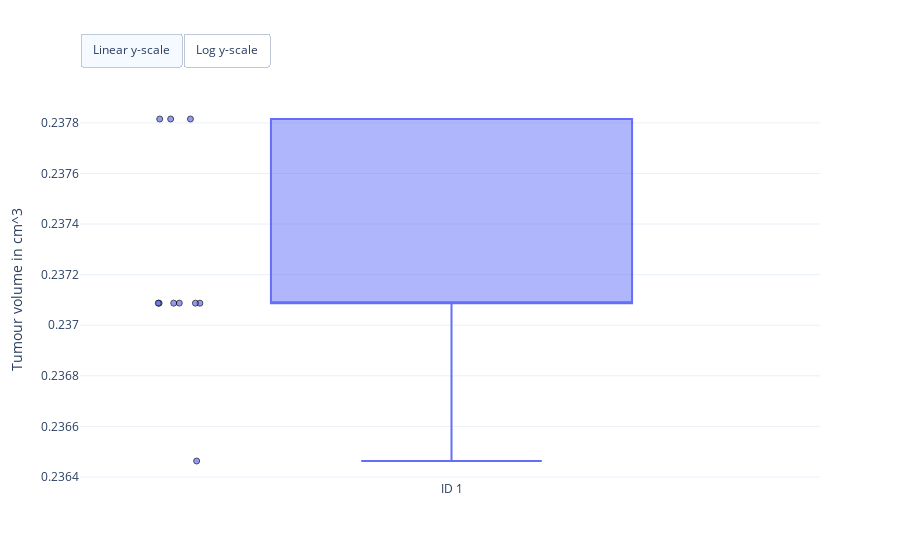
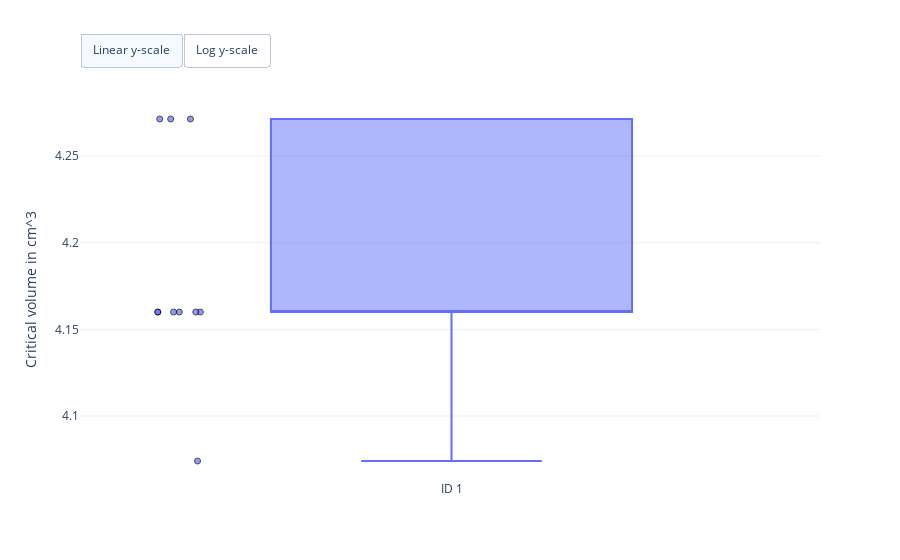
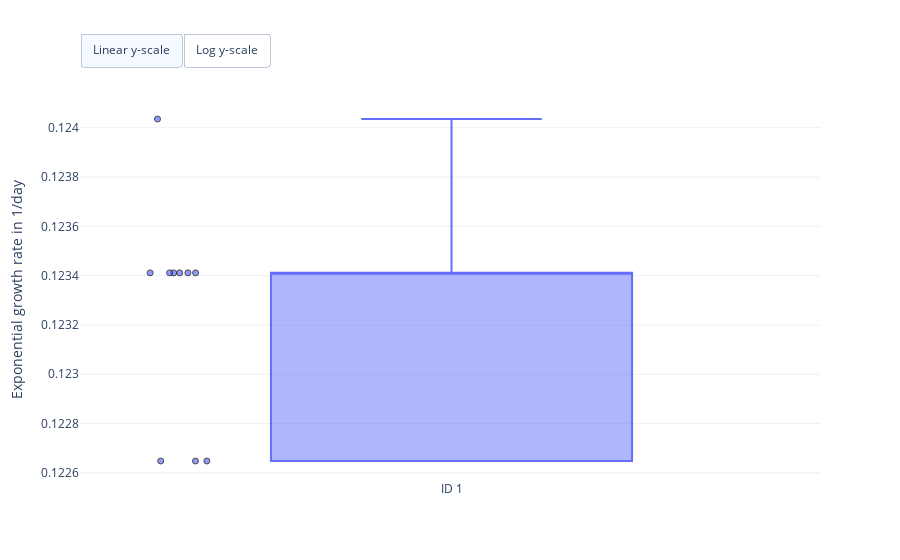
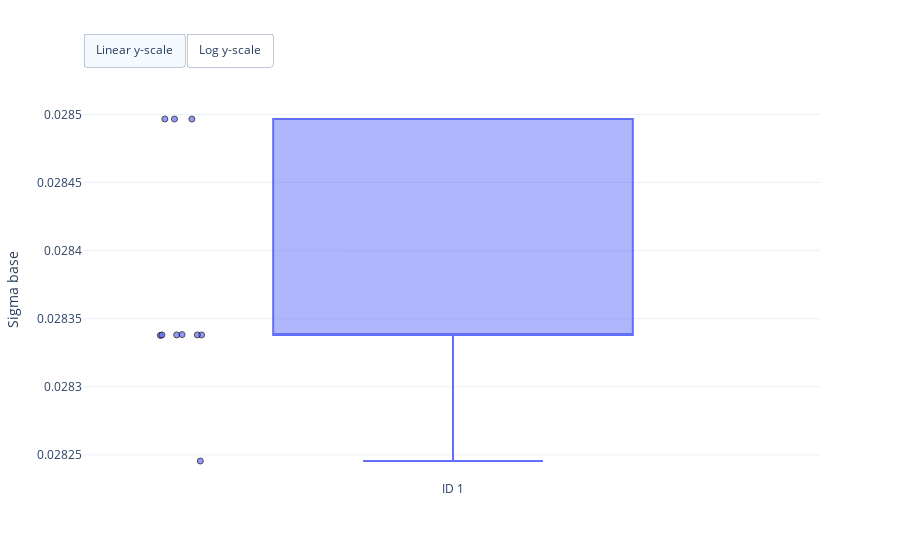

Notebook code for these charts, in order:
### Markdown cell above
### Visualise optimisation results

### Code cell
fig = erlo.plots.ParameterEstimatePlot()
fig.add_data(map_estimates)

fig.show()

### Figure 1 — Plotly figure (JSON) as saved in the notebook; plotly's stock layout.template omitted (floating-point values rounded to 4 significant figures)
{"data": [{"boxpoints": "all", "hovertemplate": "Estimate: %{y:.2f}<br>%{text}", "jitter": 0.2, "line": {"color": "#636EFA"}, "marker": {"color": "#636EFA", "line": {"color": "black", "width": 1}, "opacity": 0.7, "symbol": "circle"}, "name": "ID 1", "pointpos": -1.5, "text": ["Run: 1 <br>Log-posterior score: 5.58", "Run: 2 <br>Log-posterior score: 5.58", "Run: 3 <br>Log-posterior score: 5.58", "Run: 4 <br>Log-posterior score: 5.58", "Run: 5 <br>Log-posterior score: 5.58", "Run: 6 <br>Log-posterior score: 5.58", "Run: 7 <br>Log-posterior score: 5.58", "Run: 8 <br>Log-posterior score: 5.58", "Run: 9 <br>Log-posterior score: 5.58", "Run: 10 <br>Log-posterior score: 5.58"], "type": "box", "visible": true, "y": [0.2378, 0.2371, 0.2365, 0.2378, 0.2371, 0.2371, 0.2371, 0.2371, 0.2371, 0.2378]}], "layout": {"autosize": true, "updatemenus": [{"buttons": [{"args": [{"yaxis.type": "linear"}], "label": "Linear y-scale", "method": "relayout"}, {"args": [{"yaxis.type": "log"}], "label": "Log y-scale", "method": "relayout"}], "direction": "left", "pad": {"r": 0, "t": -10}, "showactive": true, "type": "buttons", "x": 0, "xanchor": "left", "y": 1.15, "yanchor": "top"}], "yaxis": {"title": {"text": "Tumour volume in cm^3"}}}}

### Figure 2 — Plotly figure (JSON) as saved in the notebook; plotly's stock layout.template omitted (floating-point values rounded to 4 significant figures)
{"data": [{"boxpoints": "all", "hovertemplate": "Estimate: %{y:.2f}<br>%{text}", "jitter": 0.2, "line": {"color": "#636EFA"}, "marker": {"color": "#636EFA", "line": {"color": "black", "width": 1}, "opacity": 0.7, "symbol": "circle"}, "name": "ID 1", "pointpos": -1.5, "text": ["Run: 1 <br>Log-posterior score: 5.58", "Run: 2 <br>Log-posterior score: 5.58", "Run: 3 <br>Log-posterior score: 5.58", "Run: 4 <br>Log-posterior score: 5.58", "Run: 5 <br>Log-posterior score: 5.58", "Run: 6 <br>Log-posterior score: 5.58", "Run: 7 <br>Log-posterior score: 5.58", "Run: 8 <br>Log-posterior score: 5.58", "Run: 9 <br>Log-posterior score: 5.58", "Run: 10 <br>Log-posterior score: 5.58"], "type": "box", "visible": true, "y": [4.271, 4.16, 4.074, 4.271, 4.16, 4.16, 4.16, 4.16, 4.16, 4.271]}], "layout": {"autosize": true, "updatemenus": [{"buttons": [{"args": [{"yaxis.type": "linear"}], "label": "Linear y-scale", "method": "relayout"}, {"args": [{"yaxis.type": "log"}], "label": "Log y-scale", "method": "relayout"}], "direction": "left", "pad": {"r": 0, "t": -10}, "showactive": true, "type": "buttons", "x": 0, "xanchor": "left", "y": 1.15, "yanchor": "top"}], "yaxis": {"title": {"text": "Critical volume in cm^3"}}}}

### Figure 3 — Plotly figure (JSON) as saved in the notebook; plotly's stock layout.template omitted (floating-point values rounded to 4 significant figures)
{"data": [{"boxpoints": "all", "hovertemplate": "Estimate: %{y:.2f}<br>%{text}", "jitter": 0.2, "line": {"color": "#636EFA"}, "marker": {"color": "#636EFA", "line": {"color": "black", "width": 1}, "opacity": 0.7, "symbol": "circle"}, "name": "ID 1", "pointpos": -1.5, "text": ["Run: 1 <br>Log-posterior score: 5.58", "Run: 2 <br>Log-posterior score: 5.58", "Run: 3 <br>Log-posterior score: 5.58", "Run: 4 <br>Log-posterior score: 5.58", "Run: 5 <br>Log-posterior score: 5.58", "Run: 6 <br>Log-posterior score: 5.58", "Run: 7 <br>Log-posterior score: 5.58", "Run: 8 <br>Log-posterior score: 5.58", "Run: 9 <br>Log-posterior score: 5.58", "Run: 10 <br>Log-posterior score: 5.58"], "type": "box", "visible": true, "y": [0.1226, 0.1234, 0.124, 0.1226, 0.1234, 0.1234, 0.1234, 0.1234, 0.1234, 0.1226]}], "layout": {"autosize": true, "updatemenus": [{"buttons": [{"args": [{"yaxis.type": "linear"}], "label": "Linear y-scale", "method": "relayout"}, {"args": [{"yaxis.type": "log"}], "label": "Log y-scale", "method": "relayout"}], "direction": "left", "pad": {"r": 0, "t": -10}, "showactive": true, "type": "buttons", "x": 0, "xanchor": "left", "y": 1.15, "yanchor": "top"}], "yaxis": {"title": {"text": "Exponential growth rate in 1/day"}}}}

### Figure 4 — Plotly figure (JSON) as saved in the notebook; plotly's stock layout.template omitted (floating-point values rounded to 4 significant figures)
{"data": [{"boxpoints": "all", "hovertemplate": "Estimate: %{y:.2f}<br>%{text}", "jitter": 0.2, "line": {"color": "#636EFA"}, "marker": {"color": "#636EFA", "line": {"color": "black", "width": 1}, "opacity": 0.7, "symbol": "circle"}, "name": "ID 1", "pointpos": -1.5, "text": ["Run: 1 <br>Log-posterior score: 5.58", "Run: 2 <br>Log-posterior score: 5.58", "Run: 3 <br>Log-posterior score: 5.58", "Run: 4 <br>Log-posterior score: 5.58", "Run: 5 <br>Log-posterior score: 5.58", "Run: 6 <br>Log-posterior score: 5.58", "Run: 7 <br>Log-posterior score: 5.58", "Run: 8 <br>Log-posterior score: 5.58", "Run: 9 <br>Log-posterior score: 5.58", "Run: 10 <br>Log-posterior score: 5.58"], "type": "box", "visible": true, "y": [0.0285, 0.02834, 0.02825, 0.0285, 0.02834, 0.02834, 0.02834, 0.02834, 0.02834, 0.0285]}], "layout": {"autosize": true, "updatemenus": [{"buttons": [{"args": [{"yaxis.type": "linear"}], "label": "Linear y-scale", "method": "relayout"}, {"args": [{"yaxis.type": "log"}], "label": "Log y-scale", "method": "relayout"}], "direction": "left", "pad": {"r": 0, "t": -10}, "showactive": true, "type": "buttons", "x": 0, "xanchor": "left", "y": 1.15, "yanchor": "top"}], "yaxis": {"title": {"text": "Sigma base"}}}}
